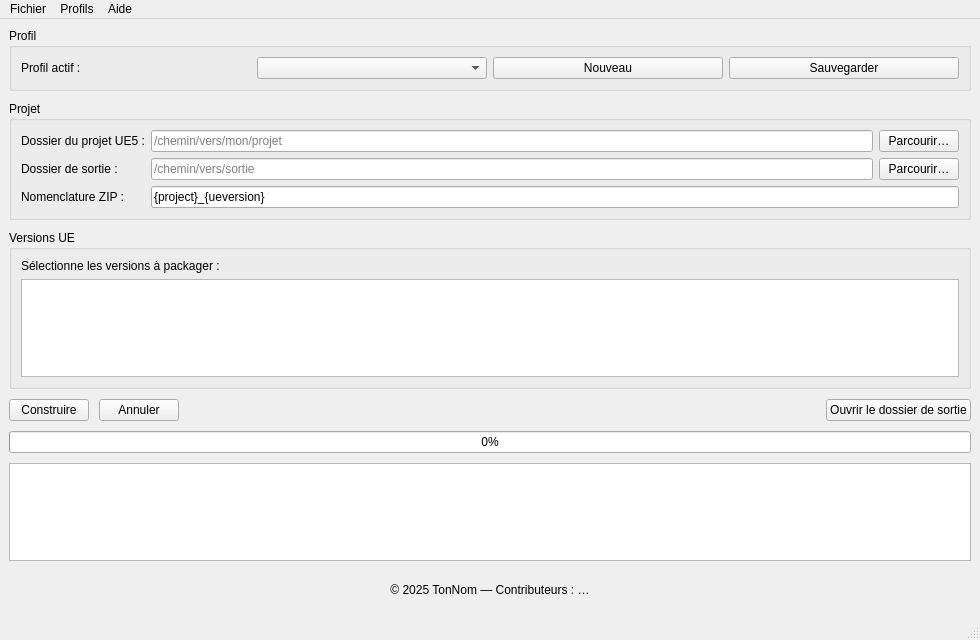
<?xml version="1.0" encoding="UTF-8"?>
<ui version="4.0">
 <class>MainWindow</class>
 <widget class="QMainWindow" name="MainWindow">
  <property name="geometry">
   <rect>
    <x>0</x>
    <y>0</y>
    <width>980</width>
    <height>640</height>
   </rect>
  </property>
  <property name="windowTitle">
   <string>UE Template Packager</string>
  </property>
  <property name="locale">
   <locale language="English" country="AmericanSamoa"/>
  </property>
  <widget class="QWidget" name="centralwidget">
   <layout class="QVBoxLayout" name="verticalLayout_root" stretch="0,0,0,0,0,0">
    <property name="spacing">
     <number>10</number>
    </property>
    <item>
     <widget class="QGroupBox" name="grpProfile">
      <property name="title">
       <string>Profil</string>
      </property>
      <layout class="QGridLayout" name="gridLayout_profile">
       <item row="0" column="0">
        <widget class="QLabel" name="lblProfile">
         <property name="text">
          <string>Profil actif :</string>
         </property>
        </widget>
       </item>
       <item row="0" column="1">
        <widget class="QComboBox" name="cmbProfile"/>
       </item>
       <item row="0" column="2">
        <widget class="QPushButton" name="btnNewProfile">
         <property name="text">
          <string>Nouveau</string>
         </property>
        </widget>
       </item>
       <item row="0" column="3">
        <widget class="QPushButton" name="btnSaveProfile">
         <property name="text">
          <string>Sauvegarder</string>
         </property>
        </widget>
       </item>
      </layout>
     </widget>
    </item>
    <item>
     <widget class="QGroupBox" name="grpProject">
      <property name="title">
       <string>Projet</string>
      </property>
      <layout class="QGridLayout" name="gridLayout_project">
       <item row="0" column="0">
        <widget class="QLabel" name="lblTemplate">
         <property name="text">
          <string>Dossier du projet UE5 :</string>
         </property>
        </widget>
       </item>
       <item row="0" column="1">
        <widget class="QLineEdit" name="edTemplate">
         <property name="placeholderText">
          <string>/chemin/vers/mon/projet</string>
         </property>
        </widget>
       </item>
       <item row="0" column="2">
        <widget class="QPushButton" name="btnBrowseTemplate">
         <property name="text">
          <string>Parcourir…</string>
         </property>
        </widget>
       </item>
       <item row="1" column="0">
        <widget class="QLabel" name="lblOut">
         <property name="text">
          <string>Dossier de sortie :</string>
         </property>
        </widget>
       </item>
       <item row="1" column="1">
        <widget class="QLineEdit" name="edOut">
         <property name="placeholderText">
          <string>/chemin/vers/sortie</string>
         </property>
        </widget>
       </item>
       <item row="1" column="2">
        <widget class="QPushButton" name="btnBrowseOut">
         <property name="text">
          <string>Parcourir…</string>
         </property>
        </widget>
       </item>
       <item row="2" column="0">
        <widget class="QLabel" name="lblPattern">
         <property name="text">
          <string>Nomenclature ZIP :</string>
         </property>
        </widget>
       </item>
       <item row="2" column="1" colspan="2">
        <widget class="QLineEdit" name="edPattern">
         <property name="toolTip">
          <string>{project} = nom du projet, {ueversion} = 5.x, {date} = AAAAMMJJ_HHMMSS</string>
         </property>
         <property name="text">
          <string>{project}_{ueversion}</string>
         </property>
        </widget>
       </item>
      </layout>
     </widget>
    </item>
    <item>
     <widget class="QGroupBox" name="grpVersions">
      <property name="title">
       <string>Versions UE</string>
      </property>
      <layout class="QGridLayout" name="gridLayout_versions">
       <item row="1" column="0" colspan="2">
        <widget class="QListView" name="listVersions"/>
       </item>
       <item row="0" column="0">
        <widget class="QLabel" name="lblVersions">
         <property name="text">
          <string>Sélectionne les versions à packager :</string>
         </property>
        </widget>
       </item>
      </layout>
     </widget>
    </item>
    <item>
     <layout class="QHBoxLayout" name="horizontalLayout">
      <item>
       <widget class="QPushButton" name="btnBuild">
        <property name="text">
         <string>Construire</string>
        </property>
       </widget>
      </item>
      <item>
       <widget class="QPushButton" name="btnCancel">
        <property name="text">
         <string>Annuler</string>
        </property>
       </widget>
      </item>
      <item>
       <spacer name="horizontalSpacer_actions">
        <property name="orientation">
         <enum>Qt::Orientation::Horizontal</enum>
        </property>
        <property name="sizeHint" stdset="0">
         <size>
          <width>40</width>
          <height>20</height>
         </size>
        </property>
       </spacer>
      </item>
      <item>
       <widget class="QPushButton" name="btnOpenOut">
        <property name="text">
         <string>Ouvrir le dossier de sortie</string>
        </property>
       </widget>
      </item>
     </layout>
    </item>
    <item>
     <layout class="QVBoxLayout" name="vLayout_feedback">
      <item>
       <widget class="QProgressBar" name="progressBar">
        <property name="value">
         <number>0</number>
        </property>
        <property name="textVisible">
         <bool>true</bool>
        </property>
       </widget>
      </item>
      <item>
       <widget class="QPlainTextEdit" name="txtLogs">
        <property name="readOnly">
         <bool>true</bool>
        </property>
       </widget>
      </item>
     </layout>
    </item>
    <item>
     <widget class="QFrame" name="footerFrame">
      <property name="frameShape">
       <enum>QFrame::Shape::NoFrame</enum>
      </property>
      <layout class="QHBoxLayout" name="hLayout_footer">
       <item>
        <spacer name="spacer_footer_left">
         <property name="orientation">
          <enum>Qt::Orientation::Horizontal</enum>
         </property>
         <property name="sizeHint" stdset="0">
          <size>
           <width>40</width>
           <height>20</height>
          </size>
         </property>
        </spacer>
       </item>
       <item>
        <widget class="QLabel" name="lblFooter">
         <property name="text">
          <string>© 2025 TonNom — Contributeurs : …</string>
         </property>
         <property name="alignment">
          <set>Qt::AlignmentFlag::AlignCenter</set>
         </property>
        </widget>
       </item>
       <item>
        <spacer name="spacer_footer_right">
         <property name="orientation">
          <enum>Qt::Orientation::Horizontal</enum>
         </property>
         <property name="sizeHint" stdset="0">
          <size>
           <width>40</width>
           <height>20</height>
          </size>
         </property>
        </spacer>
       </item>
      </layout>
     </widget>
    </item>
   </layout>
  </widget>
  <widget class="QMenuBar" name="menubar">
   <property name="geometry">
    <rect>
     <x>0</x>
     <y>0</y>
     <width>980</width>
     <height>22</height>
    </rect>
   </property>
   <widget class="QMenu" name="menuFichier">
    <property name="title">
     <string>Fichier</string>
    </property>
    <addaction name="actionQuitter"/>
   </widget>
   <widget class="QMenu" name="menuProfils">
    <property name="title">
     <string>Profils</string>
    </property>
   </widget>
   <widget class="QMenu" name="menuAide">
    <property name="title">
     <string>Aide</string>
    </property>
    <addaction name="actionAbout"/>
   </widget>
   <addaction name="menuFichier"/>
   <addaction name="menuProfils"/>
   <addaction name="menuAide"/>
  </widget>
  <widget class="QStatusBar" name="statusbar"/>
  <action name="actionQuitter">
   <property name="text">
    <string>Quitter</string>
   </property>
  </action>
  <action name="actionAbout">
   <property name="text">
    <string>À propos</string>
   </property>
  </action>
 </widget>
 <resources/>
 <connections/>
</ui>
